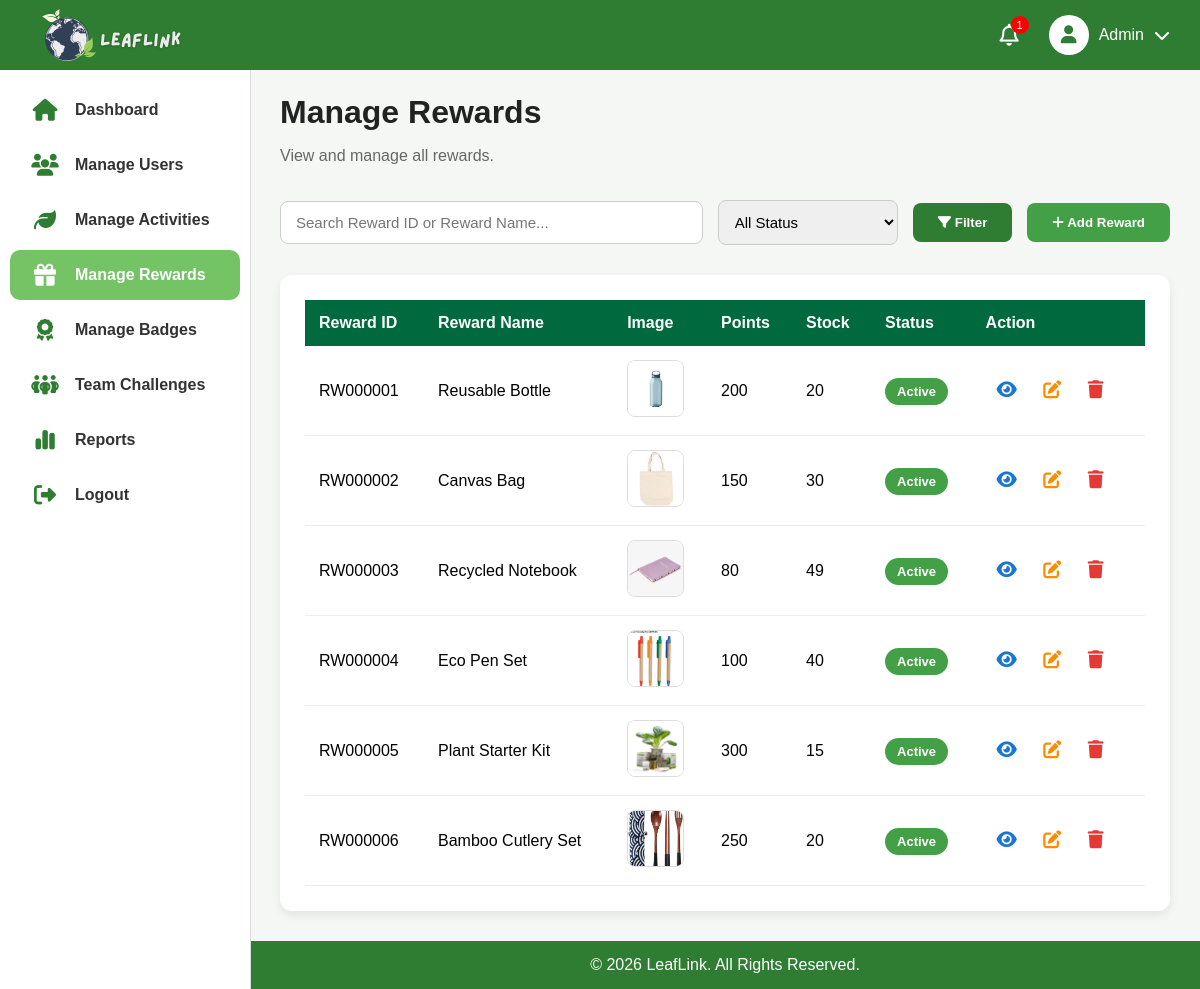
The page /admin/rewards/manage_reward.php on the database its author committed.
### tables this page shows
CREATE TABLE `reward` (
  `rewardId` varchar(11) NOT NULL,
  `rewardName` varchar(100) NOT NULL,
  `description` text NOT NULL,
  `image` varchar(225) NOT NULL,
  `pointRequired` int(11) NOT NULL,
  `stock` int(11) NOT NULL,
  `status` varchar(20) NOT NULL
);

### admin/rewards/manage_reward.php (the view, shortened to what this page needs)
<?php
    include '../includes/header.php';
    include '../includes/sidebar.php';
    $search = "";
    $sql =
        "SELECT
            rewardId,
            rewardName,
            description,
            image,
            pointRequired,
            stock,
            status
        FROM reward
        WHERE 1";
    $sql .= "
        ORDER BY rewardId ASC";
    $rewardQuery = mysqli_query($conn, $sql);
?>
<main class="main-content">
    <h1 class="dashboard-title">Manage Rewards</h1>
    <p class="dashboard-subtitle">
        View and manage all rewards.
    </p>
    <form class="toolbar" method="GET">
        <input
            type="text"
            name="search"
            class="search-box"
            placeholder="Search Reward ID or Reward Name..."
            value="<?= $search; ?>">
        <select name="status" class="filter-box">
            <option value="">All Status</option>
        </select>
        <button type="submit" class="filter-btn">
            <i class="fa-solid fa-filter"></i>
            Filter
        </button>
        <button type="button" class="add-btn">
            <i class="fa-solid fa-plus"></i>
            Add Reward
        </button>
    </form>
    <div class="table-card">
        <table class="recent-table">
            <thead>
                <tr>
                    <th>Reward ID</th>
                    <th>Reward Name</th>
                    <th>Image</th>
                    <th>Points</th>
                    <th>Stock</th>
                    <th>Status</th>
                    <th>Action</th>
                </tr>
            </thead>
            <tbody>
                <?php
                    if(mysqli_num_rows($rewardQuery) > 0){
                        while($row = mysqli_fetch_assoc($rewardQuery)){
                ?>
                <tr>
                    <td><?= $row['rewardId']; ?></td>
                    <td><?= $row['rewardName']; ?></td>
                    <td>
                        <?php if(!empty($row['image'])): ?>
                            <img
                                src="../../uploads/rewards/<?= $row['image']; ?>"
                                alt="<?= $row['rewardName']; ?>"
                                class="reward-image">
                        <?php else: ?>
                            No Image
                        <?php endif; ?>
                    </td>
                    <td><?= $row['pointRequired']; ?></td>
                    <td><?= $row['stock']; ?></td>
                    <td>
                        <span class="status <?= strtolower($row['status']); ?>">
                            <?= $row['status']; ?>
                        </span>
                    </td>
                    <td>
                        <button
                            type="button" class="action-btn view-btn"
                            data-id="<?= $row['rewardId']; ?>"
                            data-name="<?= $row['rewardName']; ?>"
                            data-description="<?= $row['description']; ?>"
                            data-image="<?= $row['image']; ?>"
                            data-points="<?= $row['pointRequired']; ?>"
                            data-stock="<?= $row['stock']; ?>"
                            data-status="<?= $row['status']; ?>">
                            <i class="fa-solid fa-eye"></i>
                        </button>
                        <button
                            type="button" class="action-btn edit-btn"
                            data-id="<?= $row['rewardId']; ?>"
                            data-name="<?= $row['rewardName']; ?>"
                            data-description="<?= $row['description']; ?>"
                            data-image="<?= $row['image']; ?>"
                            data-points="<?= $row['pointRequired']; ?>"
                            data-stock="<?= $row['stock']; ?>"
                            data-status="<?= $row['status']; ?>">
                            <i class="fa-solid fa-pen-to-square"></i>
                        </button>
                        <button
                            type="button" class="action-btn delete-btn"
                            data-id="<?= $row['rewardId']; ?>"
                            data-name="<?= $row['rewardName']; ?>">
                            <i class="fa-solid fa-trash"></i>
                        </button>
                    </td>
                </tr>
                <?php
                        }
                } ?>
            </tbody>
        </table>
    </div>
</main>
<?php
    include '../includes/footer.php';
?>

### admin/includes/header.php (shortened to what this page needs)
<?php
    $fullname = $_SESSION['fullName'] ?? "Admin";
    require_once __DIR__ . '/../../database/db_connect.php';
    $notificationCountQuery = mysqli_query($conn,
        "SELECT COUNT(*) AS total
        FROM abnormalreport
        WHERE remark IS NULL OR remark = ''");
    $notificationCount = mysqli_fetch_assoc($notificationCountQuery)['total'];
?>
<!DOCTYPE html>
<html lang="en">
<head>
    <link rel="stylesheet" href="/LeafLink/admin/admin.css">
    <link rel="stylesheet" href="https://cdnjs.cloudflare.com/ajax/libs/font-awesome/6.7.2/css/all.min.css">
</head>
<body>
    <div class="admin-header">
        <div class="header-left">
            <img src="/LeafLink/images/logo.jpg" alt="LeafLink Logo">
        </div>
        <div class="header-right">
            <div class="notification">
                <i class="fa-regular fa-bell"></i>
                <span class="notification-count">
                    <?= $notificationCount ?>
                </span>
            </div>
            <div class="profile-menu">
                <div class="profile-avatar">
                    <i class="fa-solid fa-user"></i>
                </div>
                <span><?= $fullname; ?></span>
                <i class="fa-solid fa-chevron-down"></i>
            </div>
        </div>
    </div>
    <div class="admin-container">

### admin/includes/sidebar.php (shortened to what this page needs)
<?php
    $currentPage = basename($_SERVER['PHP_SELF']);
?>
<aside class="admin-sidebar">
    <ul>
        <li>
            <a href="/LeafLink/admin/dashboard.php"
                class="<?= ($currentPage == 'dashboard.php') ? 'active' : ''; ?>">
                <i class="fa-solid fa-house"></i>
                <span>Dashboard</span>
            </a>
        </li>
        <li>
            <a href="/LeafLink/admin/users/manage_user.php"
                class="<?= ($currentPage == 'manage_user.php') ? 'active' : ''; ?>">
                <i class="fa-solid fa-users"></i>
                <span>Manage Users</span>
            </a>
        </li>
        <li>
            <a href="/LeafLink/admin/activities/manage_activity.php"
                class="<?= ($currentPage == 'manage_activity.php') ? 'active' : ''; ?>">
                <i class="fa-solid fa-leaf"></i>
                <span>Manage Activities</span>
            </a>
        </li>
        <li>
            <a href="/LeafLink/admin/rewards/manage_reward.php"
                class="<?= ($currentPage == 'manage_reward.php') ? 'active' : ''; ?>">
                <i class="fa-solid fa-gift"></i>
                <span>Manage Rewards</span>
            </a>
        </li>
        <li>
            <a href="/LeafLink/admin/badges/manage_badge.php"
                class="<?= ($currentPage == 'manage_badge.php') ? 'active' : ''; ?>">
                <i class="fa-solid fa-award"></i>
                <span>Manage Badges</span>
            </a>
        </li>
        <li>
            <a href="/LeafLink/admin/team_challenge/manage_teamchallenge.php"
                class="<?= ($currentPage == 'manage_teamchallenge.php') ? 'active' : ''; ?>">
                <i class="fa-solid fa-people-group"></i>
                <span>Team Challenges</span>
            </a>
        </li>
        <li>
            <a href="/LeafLink/admin/reports/manage_report.php"
                class="<?= ($currentPage == 'manage_report.php') ? 'active' : ''; ?>">
                <i class="fa-solid fa-chart-simple"></i>
                <span>Reports</span>
            </a>
        </li>
        <li>
            <a href="#" class="sidebar-link" onclick="showLogoutModal(event)">
                <i class="fa-solid fa-right-from-bracket"></i>
                <span>Logout</span>
            </a>
        </li>
    </ul>
</aside>

### admin/includes/footer.php (shortened to what this page needs)
    </div>
    <div class="admin-footer">
        © 2026 LeafLink.
        All Rights Reserved.
    </div>
</body>
</html>

### admin/admin.css (style rules this page uses)
body { margin: 0; background: #F5F7F5; font-family: Arial, Helvetica, sans-serif; }
.admin-header { background: #2E7D32; color: white; height: 70px; padding: 0 30px; display: flex; justify-content: space-between; align-items: center; position:fixed; top:0; left:0; right:0; z-index:1000; }
.header-left { display: flex; align-items: center; gap: 15px; }
.header-left img { width: 160px; }
.header-right { display: flex; align-items: center; gap: 30px; }
.admin-container { min-height: 100vh; }
.admin-sidebar { width: 250px; background: white; min-height: calc(100vh - 70px); position: fixed; top: 70px; left: 0; bottom: 0; overflow-y: auto; border-right: 1px solid #ddd; }
.admin-sidebar ul { list-style: none; padding: 15px 10px; margin: 0; }
.admin-sidebar li { border-bottom: none; margin-bottom: 5px; }
.admin-sidebar a { display: flex; align-items: center; color: #333; text-decoration: none; padding: 14px 20px; font-weight: bold; font-size: 16px; border-radius: 10px; transition: 0.3s; }
.admin-sidebar a i { width: 30px; margin-right: 15px; font-size: 22px; color: #2E7D32; text-align: center; }
.admin-sidebar a span { flex: 1; }
.admin-sidebar a.active { background: #74C365; color: white; border-radius: 10px; padding-left: 20px; }
.admin-sidebar a.active i { color: white; }
.main-content { flex: 1; margin-left: 250px; margin-top: 70px; padding: 3px 30px 30px; background: #F5F7F5; }
.main-content h1 { margin-bottom: 15px; color: #222; }
.main-content p { color: #666; }
.admin-footer { margin-left: 250px; background: #2E7D32; color: white; text-align: center; padding: 15px; }
.notification { position: relative; cursor: pointer; }
.notification i { font-size: 22px; }
.notification-count { position: absolute; top: -8px; right: -10px; width: 18px; height: 18px; background: red; color: white; border-radius: 50%; font-size: 11px; display: flex; justify-content: center; align-items: center; }
.profile-menu { position: relative; display: flex; align-items: center; gap: 10px; cursor: pointer; }
.profile-avatar { width: 40px; height: 40px; border-radius: 50%; background: white; color: #2E7D32; display: flex; justify-content: center; align-items: center; font-size: 18px; }
.dashboard-title { margin-bottom: 8px; color: #2E7D32; }
.dashboard-subtitle { color: #666; margin-bottom: 35px; }
.table-card { background: white; margin-top: 30px; padding: 25px; border-radius: 12px; box-shadow: 0 4px 10px rgba(0, 0, 0, 0.08); }
.recent-table { width: 100%; border-collapse: collapse; }
.recent-table th { background: #00693E; color: white; padding: 14px; text-align: left; }
.recent-table td { padding: 14px; border-bottom: 1px solid #EEEEEE; }
.status { padding: 6px 12px; border-radius: 20px; color: white; font-size: 13px; font-weight: bold; }
.toolbar { display: flex; align-items: center; gap: 15px; margin-bottom: 25px; }
.search-box { flex: 1; padding: 12px 15px; border: 1px solid #CCCCCC; border-radius: 8px; font-size: 15px; }
.filter-box { width: 180px; padding: 12px; border: 1px solid #CCCCCC; border-radius: 8px; font-size: 15px; }
.filter-btn { background: #2E7D32; color: white; border: none; padding: 12px 25px; border-radius: 8px; cursor: pointer; font-weight: bold; }
.add-btn { margin-left: auto; background: #43A047; color: white; border: none; padding: 12px 25px; border-radius: 8px; cursor: pointer; font-weight: bold; }
.action-btn { border: none; background: none; cursor: pointer; font-size: 18px; margin: 0 5px; }
.view-btn { color: #1976D2; }
.edit-btn { color: #FB8C00; }
.delete-btn { color: #E53935; }
.status.active { background: #43A047; }
.reward-image { width: 55px; height: 55px; object-fit: cover; border-radius: 8px; border: 1px solid #ddd; }

### rows shown on the page
reward: rewardId "RW000001", rewardName "Reusable Bottle", image (picture), pointRequired "200", stock "20", status "Active"
reward: rewardId "RW000002", rewardName "Canvas Bag", image (picture), pointRequired "150", stock "30", status "Active"
reward: rewardId "RW000003", rewardName "Recycled Notebook", image (picture), pointRequired "80", stock "49", status "Active"
reward: rewardId "RW000004", rewardName "Eco Pen Set", image (picture), pointRequired "100", stock "40", status "Active"
reward: rewardId "RW000005", rewardName "Plant Starter Kit", image (picture), pointRequired "300", stock "15", status "Active"
reward: rewardId "RW000006", rewardName "Bamboo Cutlery Set", image (picture), pointRequired "250", stock "20", status "Active"

### other values the page prints
$notificationCount "1"
$fullname "Admin"
